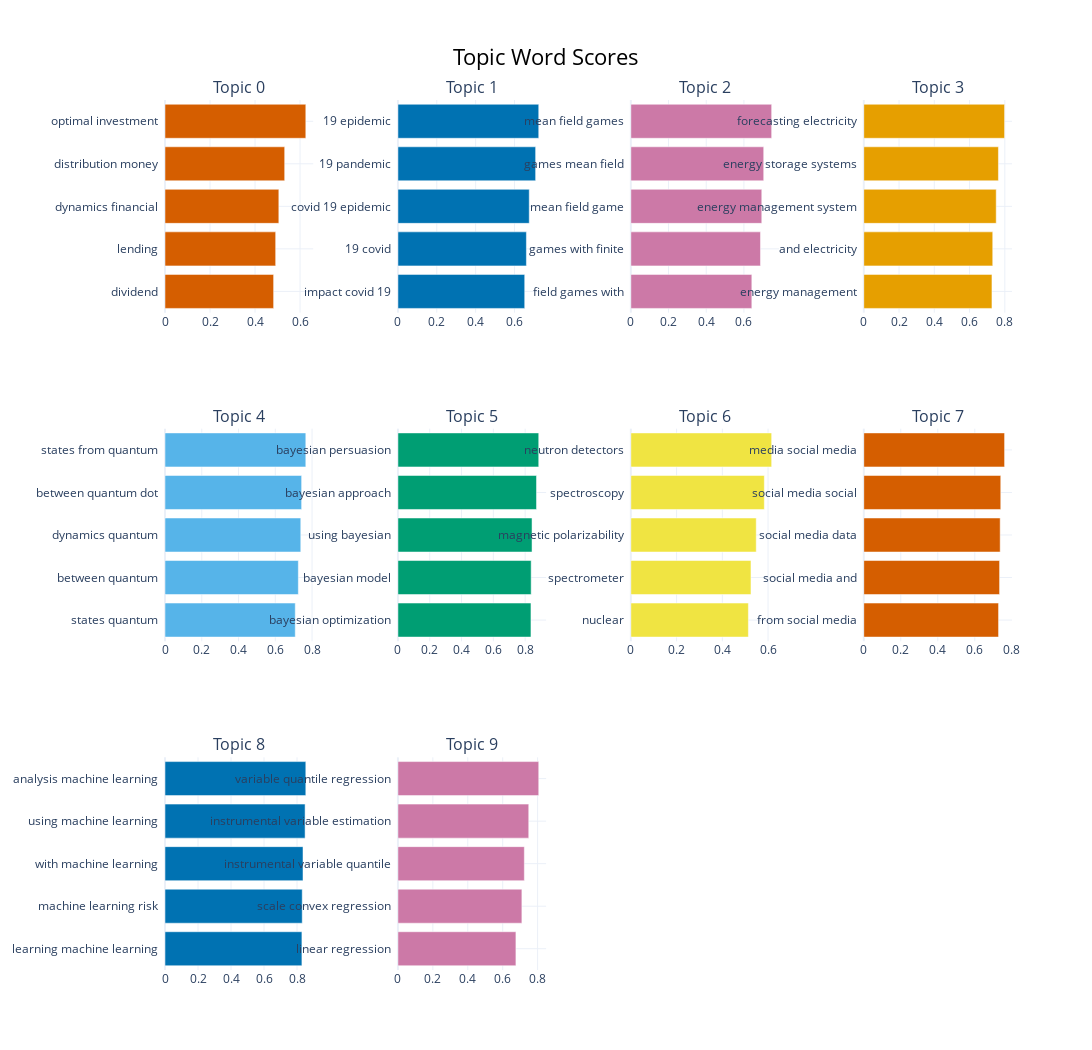

Source (notebook cell):
### Code cell
topic_model.visualize_barchart(top_n_topics=10, width=600,height=350)

### Figure 1 — Plotly figure (JSON) as saved in the notebook; plotly's stock layout.template omitted (floating-point values rounded to 4 significant figures)
{"data": [{"marker": {"color": "#D55E00"}, "orientation": "h", "type": "bar", "x": [0.4825, 0.4917, 0.5057, 0.5317, 0.6256], "xaxis": "x", "y": ["dividend  ", "lending  ", "dynamics financial  ", "distribution money  ", "optimal investment  "], "yaxis": "y"}, {"marker": {"color": "#0072B2"}, "orientation": "h", "type": "bar", "x": [0.6526, 0.6613, 0.6759, 0.7087, 0.7248], "xaxis": "x2", "y": ["impact covid 19  ", "19 covid  ", "covid 19 epidemic  ", "19 pandemic  ", "19 epidemic  "], "yaxis": "y2"}, {"marker": {"color": "#CC79A7"}, "orientation": "h", "type": "bar", "x": [0.642, 0.6879, 0.6948, 0.705, 0.7473], "xaxis": "x3", "y": ["field games with  ", "games with finite  ", "mean field game  ", "games mean field  ", "mean field games  "], "yaxis": "y3"}, {"marker": {"color": "#E69F00"}, "orientation": "h", "type": "bar", "x": [0.727, 0.7315, 0.7512, 0.7637, 0.7987], "xaxis": "x4", "y": ["energy management  ", "and electricity  ", "energy management system  ", "energy storage systems  ", "forecasting electricity  "], "yaxis": "y4"}, {"marker": {"color": "#56B4E9"}, "orientation": "h", "type": "bar", "x": [0.7086, 0.7253, 0.7386, 0.7433, 0.766], "xaxis": "x5", "y": ["states quantum  ", "between quantum  ", "dynamics quantum  ", "between quantum dot  ", "states from quantum  "], "yaxis": "y5"}, {"marker": {"color": "#009E73"}, "orientation": "h", "type": "bar", "x": [0.8367, 0.8379, 0.8434, 0.8716, 0.8856], "xaxis": "x6", "y": ["bayesian optimization  ", "bayesian model  ", "using bayesian  ", "bayesian approach  ", "bayesian persuasion  "], "yaxis": "y6"}, {"marker": {"color": "#F0E442"}, "orientation": "h", "type": "bar", "x": [0.5139, 0.5253, 0.5483, 0.5837, 0.6158], "xaxis": "x7", "y": ["nuclear  ", "spectrometer  ", "magnetic polarizability  ", "spectroscopy  ", "neutron detectors  "], "yaxis": "y7"}, {"marker": {"color": "#D55E00"}, "orientation": "h", "type": "bar", "x": [0.7283, 0.7339, 0.7371, 0.7403, 0.7609], "xaxis": "x8", "y": ["from social media  ", "social media and  ", "social media data  ", "social media social  ", "media social media  "], "yaxis": "y8"}, {"marker": {"color": "#0072B2"}, "orientation": "h", "type": "bar", "x": [0.8296, 0.8316, 0.8363, 0.8489, 0.8533], "xaxis": "x9", "y": ["learning machine learning  ", "machine learning risk  ", "with machine learning  ", "using machine learning  ", "analysis machine learning  "], "yaxis": "y9"}, {"marker": {"color": "#CC79A7"}, "orientation": "h", "type": "bar", "x": [0.6757, 0.7099, 0.7239, 0.7491, 0.8064], "xaxis": "x10", "y": ["linear regression  ", "scale convex regression  ", "instrumental variable quantile  ", "instrumental variable estimation  ", "variable quantile regression  "], "yaxis": "y10"}], "layout": {"annotations": [{"font": {"size": 16}, "showarrow": false, "text": "Topic 0", "x": 0.0875, "xanchor": "center", "xref": "paper", "y": 1, "yanchor": "bottom", "yref": "paper"}, {"font": {"size": 16}, "showarrow": false, "text": "Topic 1", "x": 0.3625, "xanchor": "center", "xref": "paper", "y": 1, "yanchor": "bottom", "yref": "paper"}, {"font": {"size": 16}, "showarrow": false, "text": "Topic 2", "x": 0.6375, "xanchor": "center", "xref": "paper", "y": 1, "yanchor": "bottom", "yref": "paper"}, {"font": {"size": 16}, "showarrow": false, "text": "Topic 3", "x": 0.9125, "xanchor": "center", "xref": "paper", "y": 1, "yanchor": "bottom", "yref": "paper"}, {"font": {"size": 16}, "showarrow": false, "text": "Topic 4", "x": 0.0875, "xanchor": "center", "xref": "paper", "y": 0.6222, "yanchor": "bottom", "yref": "paper"}, {"font": {"size": 16}, "showarrow": false, "text": "Topic 5", "x": 0.3625, "xanchor": "center", "xref": "paper", "y": 0.6222, "yanchor": "bottom", "yref": "paper"}, {"font": {"size": 16}, "showarrow": false, "text": "Topic 6", "x": 0.6375, "xanchor": "center", "xref": "paper", "y": 0.6222, "yanchor": "bottom", "yref": "paper"}, {"font": {"size": 16}, "showarrow": false, "text": "Topic 7", "x": 0.9125, "xanchor": "center", "xref": "paper", "y": 0.6222, "yanchor": "bottom", "yref": "paper"}, {"font": {"size": 16}, "showarrow": false, "text": "Topic 8", "x": 0.0875, "xanchor": "center", "xref": "paper", "y": 0.2444, "yanchor": "bottom", "yref": "paper"}, {"font": {"size": 16}, "showarrow": false, "text": "Topic 9", "x": 0.3625, "xanchor": "center", "xref": "paper", "y": 0.2444, "yanchor": "bottom", "yref": "paper"}], "height": 1050, "hoverlabel": {"bgcolor": "white", "font": {"family": "Rockwell", "size": 16}}, "showlegend": false, "title": {"font": {"color": "Black", "size": 22}, "text": "Topic Word Scores", "x": 0.5, "xanchor": "center", "yanchor": "top"}, "width": 2400, "xaxis": {"anchor": "y", "domain": [0, 0.175], "showgrid": true}, "xaxis10": {"anchor": "y10", "domain": [0.275, 0.45], "showgrid": true}, "xaxis11": {"anchor": "y11", "domain": [0.55, 0.725], "showgrid": true}, "xaxis12": {"anchor": "y12", "domain": [0.825, 1], "showgrid": true}, "xaxis2": {"anchor": "y2", "domain": [0.275, 0.45], "showgrid": true}, "xaxis3": {"anchor": "y3", "domain": [0.55, 0.725], "showgrid": true}, "xaxis4": {"anchor": "y4", "domain": [0.825, 1], "showgrid": true}, "xaxis5": {"anchor": "y5", "domain": [0, 0.175], "showgrid": true}, "xaxis6": {"anchor": "y6", "domain": [0.275, 0.45], "showgrid": true}, "xaxis7": {"anchor": "y7", "domain": [0.55, 0.725], "showgrid": true}, "xaxis8": {"anchor": "y8", "domain": [0.825, 1], "showgrid": true}, "xaxis9": {"anchor": "y9", "domain": [0, 0.175], "showgrid": true}, "yaxis": {"anchor": "x", "domain": [0.7556, 1], "showgrid": true}, "yaxis10": {"anchor": "x10", "domain": [0, 0.2444], "showgrid": true}, "yaxis11": {"anchor": "x11", "domain": [0, 0.2444], "showgrid": true}, "yaxis12": {"anchor": "x12", "domain": [0, 0.2444], "showgrid": true}, "yaxis2": {"anchor": "x2", "domain": [0.7556, 1], "showgrid": true}, "yaxis3": {"anchor": "x3", "domain": [0.7556, 1], "showgrid": true}, "yaxis4": {"anchor": "x4", "domain": [0.7556, 1], "showgrid": true}, "yaxis5": {"anchor": "x5", "domain": [0.3778, 0.6222], "showgrid": true}, "yaxis6": {"anchor": "x6", "domain": [0.3778, 0.6222], "showgrid": true}, "yaxis7": {"anchor": "x7", "domain": [0.3778, 0.6222], "showgrid": true}, "yaxis8": {"anchor": "x8", "domain": [0.3778, 0.6222], "showgrid": true}, "yaxis9": {"anchor": "x9", "domain": [0, 0.2444], "showgrid": true}}}
